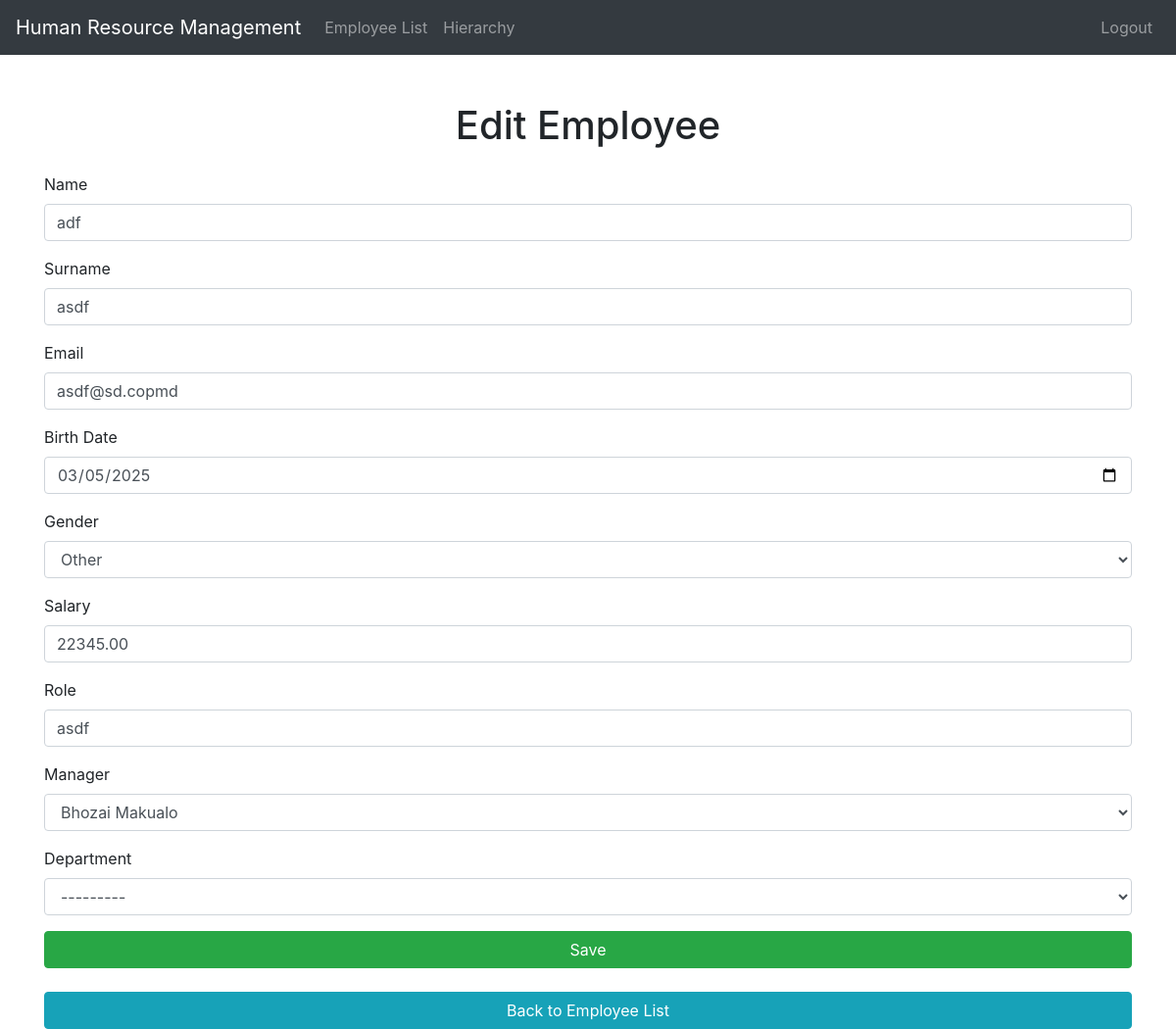
Page /employees/edit/5/ (signed in) on the earlier database version.
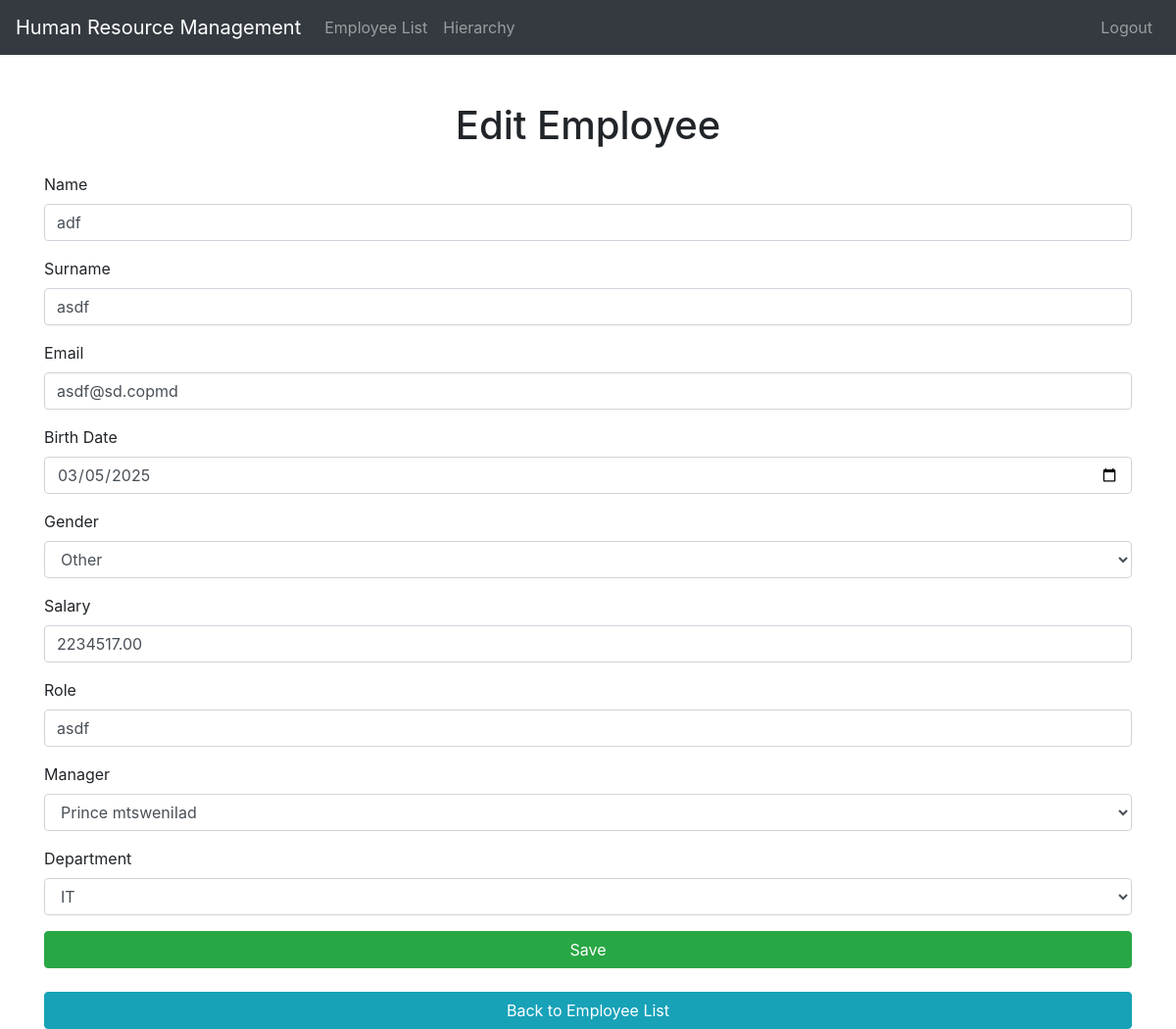
Same page on the later database version.
### employees/models.py (models this page shows, shortened)
class Employee(models.Model):
    GENDER_CHOICES = (
        ('M', 'Male'),
        ('F', 'Female'),
        ('O', 'Other'),
    )
    name = models.CharField(max_length=100)
    surname = models.CharField(max_length=100)
    email = models.EmailField(unique=True)
    birth_date = models.DateField()
    employee_number = models.IntegerField(unique=True)
    salary = models.DecimalField(max_digits=10, decimal_places=2)
    role = models.CharField(max_length=100)
    manager = models.ForeignKey('self', on_delete=models.SET_NULL, null=True, blank=True, related_name='subordinates')
    gender = models.CharField(max_length=1, choices=GENDER_CHOICES, default='O')
    department = models.ForeignKey(Department, on_delete=models.SET_NULL, null=True, blank=True)  # Added here
    class Meta:
        ordering = ['surname', 'name']

### employees/views.py (the view)
# urls.py: path('edit/<int:pk>/', views.edit_employee, name='edit_employee'),
@login_required
def edit_employee(request, pk):
    employee = get_object_or_404(Employee, pk=pk)
    if request.method == 'POST':
        form = EmployeeForm(request.POST, instance=employee)
        if form.is_valid():
            form.save()
            return redirect('employee_list')
    else:
        form = EmployeeForm(instance=employee)
    return render(request, 'employees/employee_form.html', {'form': form})

### employees/forms.py (shortened to what this page needs)
class EmployeeForm(forms.ModelForm):
    birth_date = forms.DateField(
        widget=forms.DateInput(attrs={'type': 'date', 'class': 'form-control'})
    )
    class Meta:
        model = Employee
        exclude = ['employee_number']
    manager = forms.ModelChoiceField(queryset=Employee.objects.all(), required=False)
    department = forms.ModelChoiceField(queryset=Department.objects.all(), required=False)

### employees/templates/employees/employee_form.html (shortened to what this page needs)
<!DOCTYPE html>
<html lang="en">
<head>
    <link rel="stylesheet" href="https://maxcdn.bootstrapcdn.com/bootstrap/4.5.2/css/bootstrap.min.css">
</head>
<body>
<nav class="navbar navbar-expand-lg navbar-dark bg-dark">
    <a class="navbar-brand" href="{% url 'employee_list' %}">Human Resource Management</a>
    <div class="collapse navbar-collapse" id="navbarNav">
        <ul class="navbar-nav">
            <li class="nav-item">
                <a class="nav-link" href="{% url 'employee_list' %}">Employee List</a>
            </li>
            <li class="nav-item">
                <a class="nav-link" href="{% url 'employee_hierarchy' %}">Hierarchy</a>
            </li>
        </ul>
        <ul class="navbar-nav ml-auto">
            <li class="nav-item">
                <a class="nav-link" href="{% url 'logout' %}">Logout</a>
            </li>
        </ul>
    </div>
</nav>
<div class="container mt-5">
    <h1 class="text-center mb-4">{% if form.instance.pk %}Edit{% else %}Create{% endif %} Employee</h1>
    <form method="post">
        <div class="form-group">
            <label for="id_name">Name</label>
            <input type="text" class="form-control" name="name" id="id_name" value="{{ form.name.value|default:'' }}">
        </div>
        <div class="form-group">
            <label for="id_surname">Surname</label>
            <input type="text" class="form-control" name="surname" id="id_surname" value="{{ form.surname.value|default:'' }}">
        </div>
        <div class="form-group">
            <label for="id_email">Email</label>
            <input type="email" class="form-control" name="email" id="id_email" value="{{ form.email.value|default:'' }}">
        </div>
        <div class="form-group">
            <label for="id_birth_date">Birth Date</label>
            {{ form.birth_date }}
        </div>
        <div class="form-group">
            <label for="id_gender">Gender</label>
            <select class="form-control" name="gender" id="id_gender">
                <option value="O" {% if form.gender.value == 'O' %}selected{% endif %}>Other</option>
            </select>
        </div>
        <div class="form-group">
            <label for="id_salary">Salary</label>
            <input type="number" class="form-control" name="salary" id="id_salary" value="{{ form.salary.value|default:'' }}">
        </div>
        <div class="form-group">
            <label for="id_role">Role</label>
            <input type="text" class="form-control" name="role" id="id_role" value="{{ form.role.value|default:'' }}">
        </div>
        <div class="form-group">
            <label for="id_manager">Manager</label>
            <select class="form-control" name="manager" id="id_manager">
                {% for manager in form.manager.field.queryset %}
                    <option value="{{ manager.pk }}" {% if manager.pk == form.manager.value %}selected{% endif %}>
                        {{ manager.name }} {{ manager.surname }}
                    </option>
                {% endfor %}
            </select>
        </div>
        <div class="form-group">
            <label for="id_department">Department</label>
            <select class="form-control" name="department" id="id_department">
                <option value="">---------</option>
                {% for department in form.department.field.queryset %}
                    <option value="{{ department.pk }}" {% if department.pk == form.department.value %}selected{% endif %}>
                        {{ department.name }}
                    </option>
                {% endfor %}
            </select>
        </div>
        <button type="submit" class="btn btn-success btn-block">Save</button>
    </form>
    <br>
    <a href="{% url 'employee_list' %}" class="btn btn-info btn-block">Back to Employee List</a>
</div>
</body>
</html>

Differences in the rows shown:
changed Employee "adf": salary "22345.00" → "2234517.00"
Other differences:
form field manager: "Bhozai Makualo" → "Prince mtsweniIad"
form field department: "---------" → "IT"
